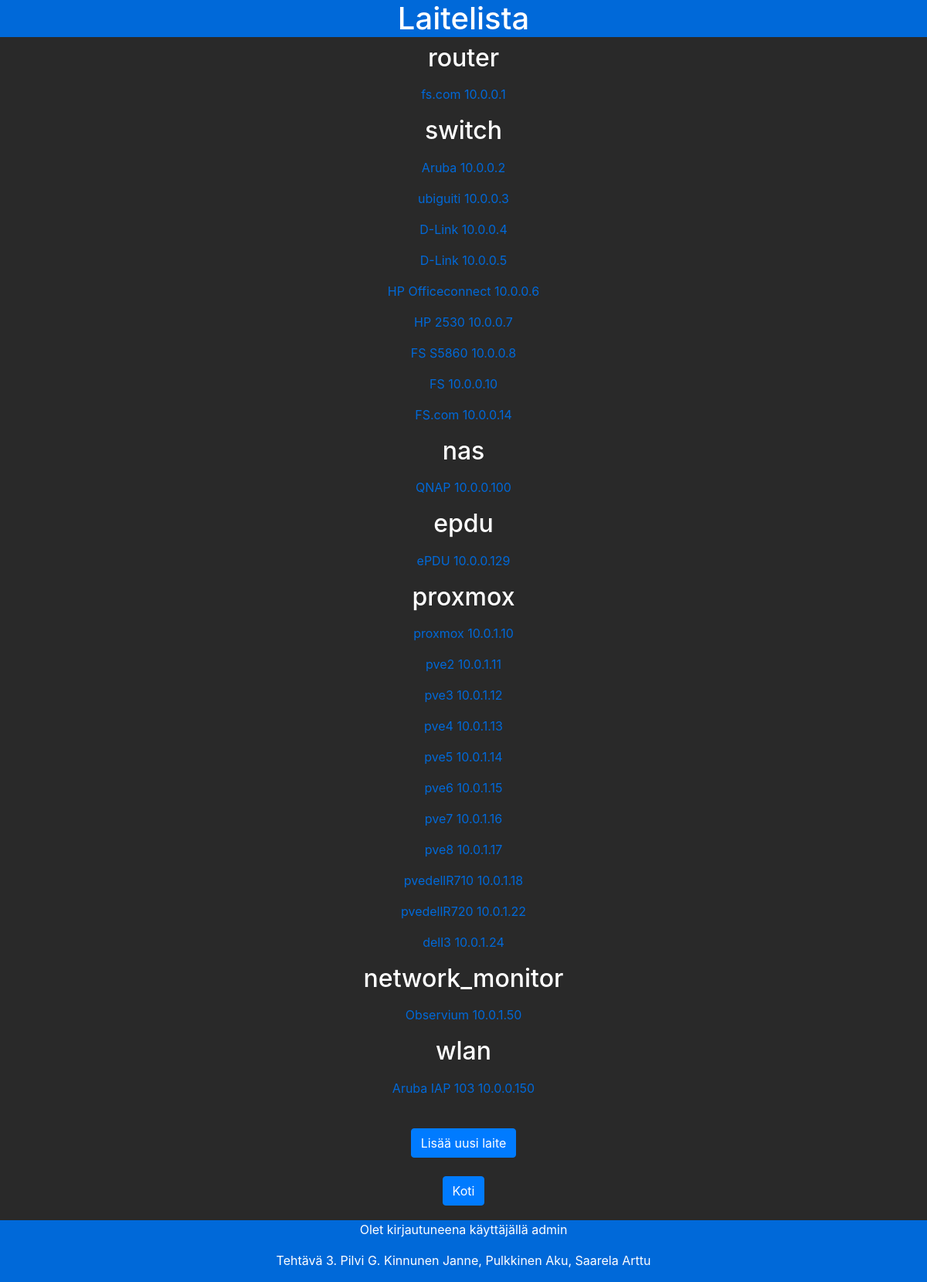
The app's page /devices/ (signed in) with its own data.
### devices/models.py (models this page shows, shortened)
class Device(models.Model):
    TYPE_CHOICES = [
        ('router', 'router'),
        ('switch', 'switch'),
        ('nas', 'nas'),
        ('epdu', 'epdu'),
        ('proxmox', 'proxmox'),
        ('wlan', 'wlan'),
        ('network_monitor', 'network_monitor')
    ]
    device_type = models.CharField(max_length=50, choices=TYPE_CHOICES, default='router')
    name = models.CharField(max_length=255)
    ip_address = models.GenericIPAddressField()
    link = models.URLField(blank=True, null=True)
    brand = models.CharField(max_length=255, blank=True, null=True)
    model = models.CharField(max_length=255, blank=True, null=True)
    ssid = models.CharField(max_length=255, blank=True, null=True, verbose_name="SSID")
    username = models.CharField(max_length=255, blank=True, null=True)
    password = models.CharField(max_length=255, blank=True, null=True)
    domain = models.URLField(verbose_name="ePDU Domain", blank=True, null=True)

### devices/views.py (the view)
# urls.py: path('', views.list_devices.as_view(), name='list_devices'),
class list_devices(LoginRequiredMixin, ListView):
    template_name = "devices/device_list.html"
    context_object_name = "device_types"
    def get_queryset(self):
        device_dict = {}
        for device in Device.objects.all():
            current_type = device.device_type.lower()
            if current_type not in device_dict:
                device_dict[current_type] = []
            device_dict[current_type].append(device)
        return device_dict

### devices/templates/devices/device_list.html
{% extends "base.html" %}
{% block content %}
    <h1>Laitelista</h1>
    {% for type, device in device_types.items %}
    <h2>{{type}}</h2>
    <p>
        {% for device in device %}
        <p>
            <a href="{% url 'device_detail' device.id %}">{{ device.name }} {{device.ip_address}}</a>
        </p>
        {% endfor %}
    </p>
    {% endfor %}
    <br>
    <a href="{% url 'add_device' %}" class="btn btn-primary">Lisää uusi laite</a>
    <br><br>
    <a href="{% url 'home' %}" class="btn btn-primary">Koti</a>
    <br><br>
{% endblock %}

### labrapalvelut/templates/base.html (shortened to what this page needs)
<!DOCTYPE html>
<html lang="en">
<head>
    <link href="https://maxcdn.bootstrapcdn.com/bootstrap/4.5.2/css/bootstrap.min.css" rel="stylesheet">
    {% load static %}
    <link rel="stylesheet" type="text/css" href="{% static 'labrapalvelut/styles.css' %}">
</head>
<body>
    <main>
        {% block content %}{% endblock %}
    </main>
    <footer>
        {% if user.is_authenticated %}
            <p>Olet kirjautuneena käyttäjällä {{user.username}}</p>
        {% endif %}
        <p>Tehtävä 3. Pilvi G. Kinnunen Janne, Pulkkinen Aku, Saarela Arttu</p>
    </footer>
</body>
</html>

### labrapalvelut/static/labrapalvelut/styles.css (style rules this page uses)
body { background-color: #292929fe; text-align: center; height: 50%; width: 100%; padding-bottom: 75px; }
h1 { color: white ; background-color: rgb(0, 105, 217); }
h2 { color: white; }
p { color: white; }
a { color: rgb(0, 105, 217); text-align: center; }
footer { text-align: center; position: fixed; bottom: 0px; width: 100%; background-color: rgb(0, 105, 217); }

### records on screen
Device: device_type "router", name "fs.com", ip_address "10.0.0.1"
Device: device_type "switch", name "Aruba", ip_address "10.0.0.2"
Device: name "ubiguiti", ip_address "10.0.0.3"
Device: name "D-Link", ip_address "10.0.0.4"
Device: name "D-Link", ip_address "10.0.0.5"
Device: name "HP Officeconnect", ip_address "10.0.0.6"
Device: name "HP 2530", ip_address "10.0.0.7"
Device: name "FS S5860", ip_address "10.0.0.8"
Device: name "FS", ip_address "10.0.0.10"
Device: name "FS.com", ip_address "10.0.0.14"
Device: device_type "nas", name "QNAP", ip_address "10.0.0.100"
Device: type "epdu", name "ePDU", ip_address "10.0.0.129"
Device: type "proxmox", name "proxmox", ip_address "10.0.1.10"
Device: name "pve2", ip_address "10.0.1.11"
Device: name "pve3", ip_address "10.0.1.12"
Device: name "pve4", ip_address "10.0.1.13"
Device: name "pve5", ip_address "10.0.1.14"
Device: name "pve6", ip_address "10.0.1.15"
Device: name "pve7", ip_address "10.0.1.16"
Device: name "pve8", ip_address "10.0.1.17"
Device: name "pvedellR710", ip_address "10.0.1.18"
Device: name "pvedellR720", ip_address "10.0.1.22"
Device: name "dell3", ip_address "10.0.1.24"
Device: device_type "network_monitor", name "Observium", ip_address "10.0.1.50"
Device: device_type "wlan", name "Aruba IAP 103", ip_address "10.0.0.150"

### other values on screen
{{ user.username }} "admin"
